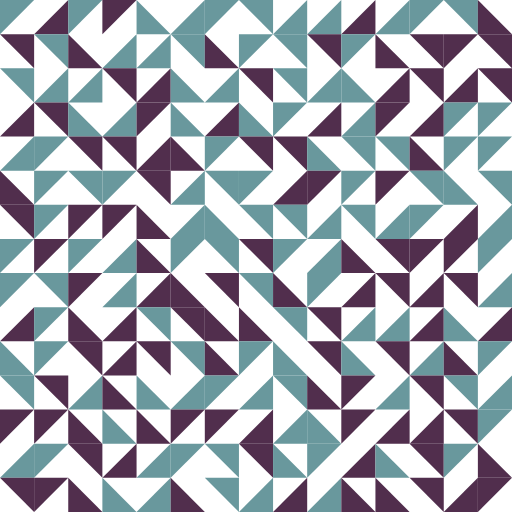
Frame 1 (no input)
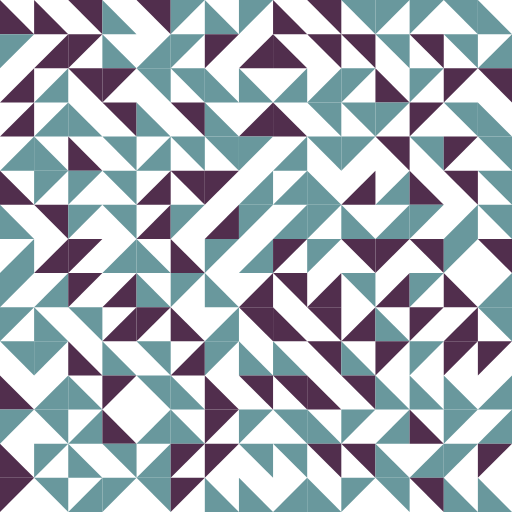
Frame 2 (the mouse pressed at the canvas centre, redrawn once)

The p5.js sketch that drew these frames (run headless with seeded random() and noise() and a simulated clock; the mouse was pressed at the canvas centre and the sketch redrawn once):

// p5.js sketch
// ── sketch.js
/*
Day 24 - PATTERN
*/

function setup() {
    createCanvas(512, 512);
    noLoop();
}

function draw() {
    background(256);

    numShape = 15;
    margin = 0;
    boxSize = 512 / numShape;
    shapeSize = boxSize - 2 * margin;

    for (var i = 0; i < numShape; i = i + 1) {
        for (var j = 0; j < numShape; j = j + 1) {
            var shape = randomShape()
            if (shape == "square") {
                drawSquare(randomColor(), i * boxSize + margin, j * boxSize + margin, shapeSize);
            } else if (shape == "circle") {
                drawCircle(randomColor(), boxSize * (i + 0.5), boxSize * (j + 0.5), shapeSize);
            } else if (shape == "triangle") {
                drawTriangle(randomColor(), i * boxSize + margin, j * boxSize + margin, shapeSize);
            } else if (shape == "half square") {
                drawHalfSquare(randomColor(), i * boxSize + margin, j * boxSize + margin, shapeSize);
            } else if (shape == "half circle") {
                drawHalfCircle(randomColor(), boxSize * (i + 0.5), boxSize * (j + 0.5), shapeSize);
            } else if (shape == "quarter circle") {
                drawQuarterCircle(randomColor(), i * boxSize + margin, j * boxSize + margin, shapeSize);
            }
        }
    }
}


var randomColor = function() {
    const fruit1 = [
        '#A8BDAE',
        '#C15F53'
    ];
    const fruit2 = [
        '#2E5D5D',
        '#8CB6A3'
    ];

    const fruit3 = [
        '#69989D',
        '#512E4D'
    ]

    return random(fruit3);
}

var randomShape = function() {
    return random(
        [
            // "circle",
            // "half circle",
            // "quarter circle",
            "triangle"
        ]
    );
}

function drawCircle(col, x, y, d) {
    fill(col);
    noStroke();
    circle(x, y, d);
}

function drawHalfCircle(col, x, y, d) {
    fill(col);
    noStroke();

    var randomHalfCircle = random(["arc1", "arc2", "arc3", "arc4"]);

    if (randomHalfCircle == "arc1") {
        arc(x, y - d / 2, d, d, 0, PI);
    } else if (randomHalfCircle == "arc2") {
        arc(x, y + d / 2, d, d, PI, 0);
    } else if (randomHalfCircle == "arc3") {
        arc(x - d / 2, y, d, d, HALF_PI + PI, HALF_PI);
    } else if (randomHalfCircle == "arc4") {
        arc(x + d / 2, y, d, d, HALF_PI, HALF_PI + PI);
    }
}

function drawQuarterCircle(col, x, y, r) {
    fill(col);
    noStroke();

    d = r * 2;
    var randomQuarterCircle = random(["corner1", "corner2", "corner3", "corner4"]);

    if (randomQuarterCircle == "corner1") {
        arc(x, y, d, d, 0, HALF_PI);
    } else if (randomQuarterCircle == "corner2") {
        arc(x + r, y, d, d, HALF_PI, PI);
    } else if (randomQuarterCircle == "corner3") {
        arc(x + r, y + r, d, d, PI, HALF_PI + PI);
    } else if (randomQuarterCircle == "corner4") {
        arc(x, y + r, d, d, HALF_PI + PI, 0);
    }
}

function drawTriangle(col, x, y, l) {
    fill(col);
    noStroke();

    var randomTriangle = random(["triangle1", "triangle2", "triangle3", "triangle4"]);

    if (randomTriangle == "triangle1") {
        triangle(x, y, x, y + l, x + l, y + l);
    } else if (randomTriangle == "triangle2") {
        triangle(x, y, x + l, y, x + l, y + l);
    } else if (randomTriangle == "triangle3") {
        triangle(x, y, x, y + l, x + l, y);
    } else if (randomTriangle == "triangle4") {
        triangle(x, y + l, x + l, y, x + l, y + l);
    }
}
